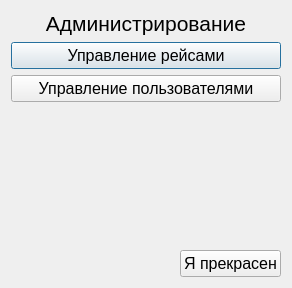
<?xml version="1.0" encoding="UTF-8"?>
<ui version="4.0">
 <class>Dialog_MenuAdmin</class>
 <widget class="QDialog" name="Dialog_MenuAdmin">
  <property name="geometry">
   <rect>
    <x>0</x>
    <y>0</y>
    <width>292</width>
    <height>288</height>
   </rect>
  </property>
  <property name="windowTitle">
   <string>Dialog</string>
  </property>
  <layout class="QVBoxLayout" name="verticalLayout">
   <item>
    <widget class="QLabel" name="mainLabel">
     <property name="font">
      <font>
       <pointsize>16</pointsize>
      </font>
     </property>
     <property name="text">
      <string>Администрирование</string>
     </property>
     <property name="alignment">
      <set>Qt::AlignCenter</set>
     </property>
    </widget>
   </item>
   <item>
    <widget class="QPushButton" name="buttonControlRaces">
     <property name="font">
      <font>
       <pointsize>12</pointsize>
      </font>
     </property>
     <property name="text">
      <string>Управление рейсами</string>
     </property>
    </widget>
   </item>
   <item>
    <widget class="QPushButton" name="buttonControlUsers">
     <property name="font">
      <font>
       <pointsize>12</pointsize>
      </font>
     </property>
     <property name="text">
      <string>Управление пользователями</string>
     </property>
    </widget>
   </item>
   <item>
    <spacer name="verticalSpacer">
     <property name="orientation">
      <enum>Qt::Vertical</enum>
     </property>
     <property name="sizeHint" stdset="0">
      <size>
       <width>20</width>
       <height>40</height>
      </size>
     </property>
    </spacer>
   </item>
   <item>
    <layout class="QHBoxLayout" name="horizontalLayout">
     <item>
      <spacer name="horizontalSpacer">
       <property name="orientation">
        <enum>Qt::Horizontal</enum>
       </property>
       <property name="sizeHint" stdset="0">
        <size>
         <width>40</width>
         <height>20</height>
        </size>
       </property>
      </spacer>
     </item>
     <item>
      <widget class="QPushButton" name="accept">
       <property name="font">
        <font>
         <pointsize>12</pointsize>
        </font>
       </property>
       <property name="text">
        <string>Я прекрасен</string>
       </property>
      </widget>
     </item>
    </layout>
   </item>
  </layout>
 </widget>
 <resources/>
 <connections>
  <connection>
   <sender>accept</sender>
   <signal>clicked()</signal>
   <receiver>Dialog_MenuAdmin</receiver>
   <slot>accept()</slot>
   <hints>
    <hint type="sourcelabel">
     <x>241</x>
     <y>264</y>
    </hint>
    <hint type="destinationlabel">
     <x>145</x>
     <y>143</y>
    </hint>
   </hints>
  </connection>
 </connections>
</ui>
